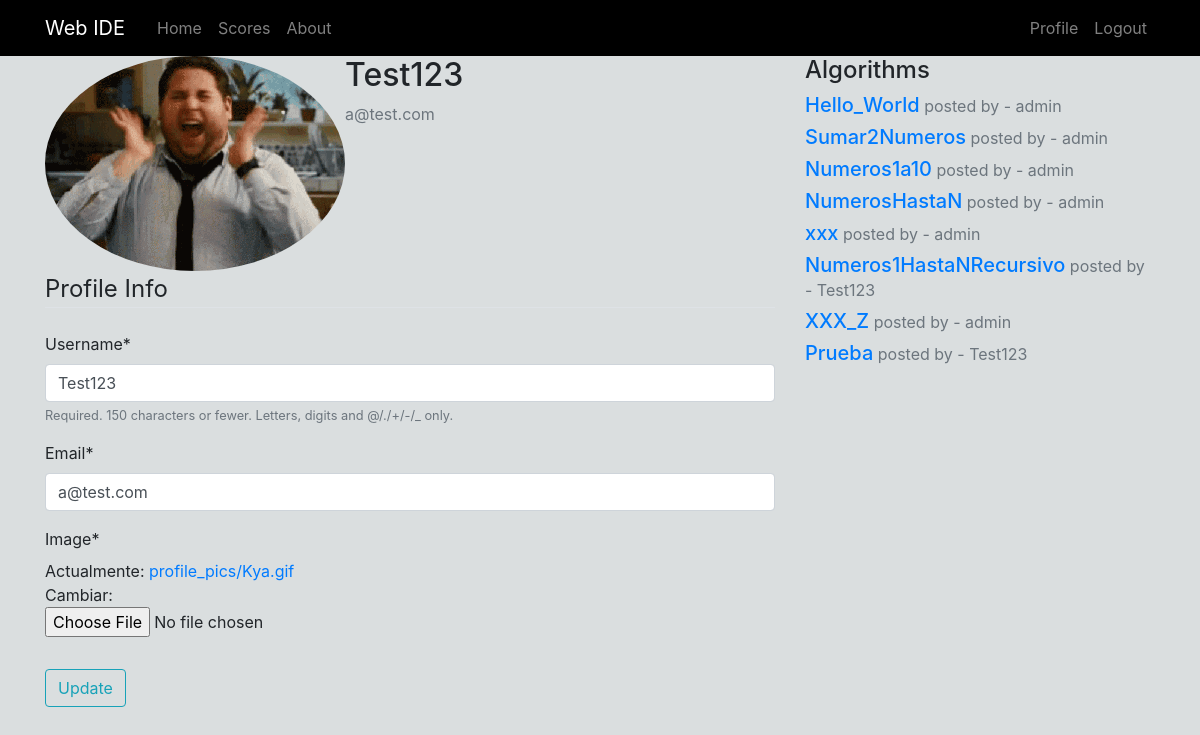
Screenshot of /profile/ (signed in) with the database file from the repository.
### users/models.py (models this page shows, shortened)
class profile(models.Model):
    user = models.OneToOneField(User, on_delete = models.CASCADE)
    image = models.ImageField(default = 'profile_pics/default.png', upload_to = 'profile_pics')

### App_IDE/models.py (models this page shows, shortened)
class algoritmos(models.Model):
    title = models.CharField(max_length = 100)
    logica =  models.TextField()
    date_posted = models.DateTimeField(default=timezone.now)
    author = models.ForeignKey(User, on_delete = models.CASCADE)

### users/views.py (the view)
# urls.py: path('profile/', user_views.profile, name = 'profile'),
@login_required
def profile(request):
    if request.method == 'POST':
        u_form = UserUpdateForm(request.POST, instance=request.user)
        p_form = ProfileUpdateForm(request.POST,
                                   request.FILES,
                                   instance=request.user.profile)
        if u_form.is_valid() and p_form.is_valid():
            u_form.save()
            p_form.save()
            messages.success(request, f'Your account has been updated!')
            return redirect('profile')
    else:
        u_form = UserUpdateForm(instance=request.user)
        p_form = ProfileUpdateForm(instance=request.user.profile)
    context = {
        'u_form': u_form,
        'p_form': p_form,
        'algoritmos': algoritmos.objects.all()
    }
    return render(request, 'users/profile.html', context)

### users/forms.py
class UserUpdateForm(forms.ModelForm):
    email = forms.EmailField()
    class Meta:
        model = User
        fields = ['username', 'email']

class ProfileUpdateForm(forms.ModelForm):
    class Meta:
        model = profile
        fields = ['image']

### users/templates/users/profile.html (shortened to what this page needs)
{% extends "ide/base.html" %}
{% load crispy_forms_tags %}
{% block content %}
<div class = "col-md-8">
    <div class="content-section">
      <div class="media">
        <img class="rounded-circle account-img" src="{{ user.profile.image.url }}">
        <div class="media-body">
          <h2 class="account-heading">{{ user.username }}</h2>
          <p class="text-secondary">{{ user.email }}</p>
        </div>
      </div>
		<form method="POST" enctype="multipart/form-data">
          <fieldset class="form-group">
              <legend class="border-bottom mb-4">Profile Info</legend>
              {{ u_form|crispy }}
              {{ p_form|crispy }}
          </fieldset>
          <div class="form-group">
              <button class="btn btn-outline-info" type="submit">Update</button>
          </div>
		</form>
	</div>
</div>
<div class = "col-md-4">
	<h4>Algorithms</h4>
	{% for algoritmo in algoritmos %}
		<h5><a href="{% url 'detail' id=algoritmo.id %}">{{ algoritmo.title }}<a><small class = "text-muted"> posted by - {{ algoritmo.author }}<small><h5>
	{% endfor %}
</div>
{% endblock content %}

### App_IDE/static/css/styles.css (style rules this page uses)
body { background-color: #DADEDF; }

### rows the page displays
algoritmos: title "Hello_World", author "admin"
algoritmos: title "Sumar2Numeros", author "admin"
algoritmos: title "Numeros1a10", author "admin"
algoritmos: title "NumerosHastaN", author "admin"
algoritmos: title "xxx", author "admin"
algoritmos: title "Numeros1HastaNRecursivo", author "Test123"
algoritmos: title "XXX_Z", author "admin"
algoritmos: title "Prueba", author "Test123"

### other values shown
{{ user.username }} "Test123"
{{ user.email }} "a@test.com"
